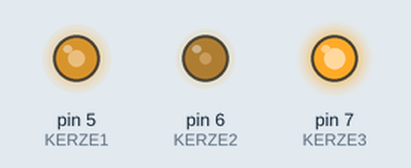
Recording of a sketch running on a simulated Arduino Uno, built with avr-gcc and run on an emulated ATmega328P. On the bench: output pins drawn as LEDs (lit = HIGH). Random numbers use the default seed unless the sketch sets one.

Above: at 0.04 s.
At 4.95 s:
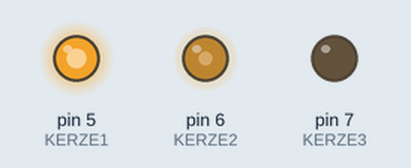
At 9.75 s:
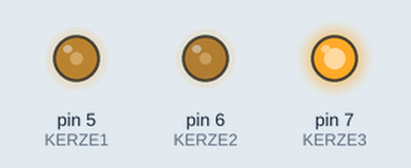
At 19.38 s:
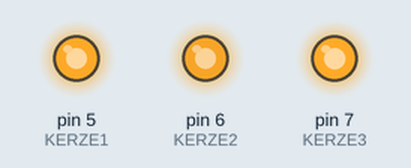
At 29.47 s:
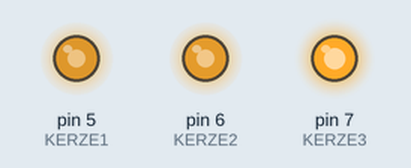
At 39.72 s:
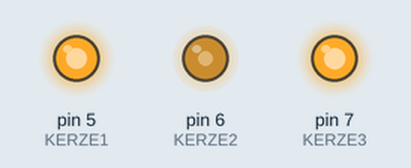
Timing chart, 0 to 40.0 s (numbered marks = the images above):
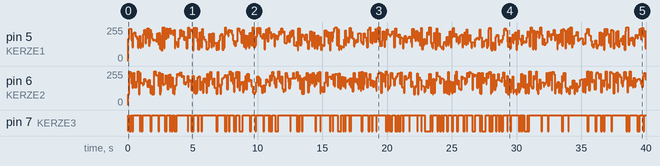

The sketch:

tag03_kerzen.ino
```cpp
// Tag 3: Drei flackernde Kerzen
// LEDs mit je 220 Ohm an Pin 5, 6 und 7 (siehe Steckplan).
// Pin 5 und 6 koennen dimmen (Welle ~ neben der Zahl auf dem Uno), Pin 7 nur an und aus.

const int KERZE1 = 5, KERZE2 = 6, KERZE3 = 7;

void setup() {
  pinMode(KERZE1, OUTPUT);
  pinMode(KERZE2, OUTPUT);
  pinMode(KERZE3, OUTPUT);
}

void loop() {
  // Zufaellige Helligkeit zwischen 80 und 255 sieht aus wie eine Flamme
  analogWrite(KERZE1, random(80, 256));
  analogWrite(KERZE2, random(80, 256));
  // Pin 7 kann nicht dimmen, also flackert diese Kerze an und aus (meistens an)
  digitalWrite(KERZE3, random(0, 4) > 0);
  delay(random(40, 120));
}
```
